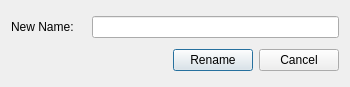
<?xml version="1.0" encoding="UTF-8"?>
<ui version="4.0">
 <class>FrmRenameTable</class>
 <widget class="QDialog" name="FrmRenameTable">
  <property name="geometry">
   <rect>
    <x>0</x>
    <y>0</y>
    <width>350</width>
    <height>87</height>
   </rect>
  </property>
  <property name="maximumSize">
   <size>
    <width>350</width>
    <height>87</height>
   </size>
  </property>
  <property name="windowTitle">
   <string>Rename Table</string>
  </property>
  <layout class="QGridLayout" name="gridLayout">
   <item row="1" column="2">
    <widget class="QPushButton" name="btnRename">
     <property name="text">
      <string>Rename</string>
     </property>
    </widget>
   </item>
   <item row="1" column="0" colspan="2">
    <spacer name="horizontalSpacer">
     <property name="orientation">
      <enum>Qt::Horizontal</enum>
     </property>
     <property name="sizeHint" stdset="0">
      <size>
       <width>40</width>
       <height>20</height>
      </size>
     </property>
    </spacer>
   </item>
   <item row="0" column="0">
    <widget class="QLabel" name="lblNewName">
     <property name="text">
      <string>New Name:</string>
     </property>
    </widget>
   </item>
   <item row="1" column="3">
    <widget class="QPushButton" name="btnCancel">
     <property name="text">
      <string>Cancel</string>
     </property>
    </widget>
   </item>
   <item row="0" column="1" colspan="3">
    <widget class="QLineEdit" name="txtNewName"/>
   </item>
  </layout>
 </widget>
 <resources/>
 <connections/>
</ui>
